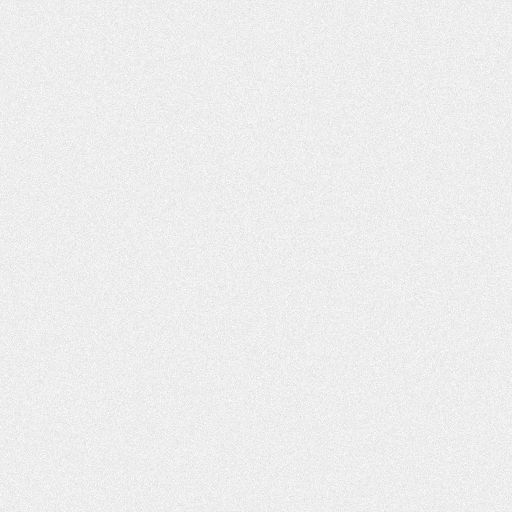
#> input picture essential-leaf/assets/grano.png, 512 x 512 px, given as the content of the folder assets/grano.png, which was not available
$ python gradear.py assets/grano.png
#> lines starting #> are read from the running program, lines starting #| are printed output that depends on the picture; pictures that were not available may be replaced by others from this repository, and a replacement may not be noted
"""Tratamiento de color de la marca (verdes profundos y marrones cálidos, sombras verdosas).
Uso: python gradear.py CARPETA_ORIGEN   -> escribe cada .jpg/.png en assets/stock/ con el mismo nombre (.jpg)."""
import sys
from pathlib import Path
import numpy as np
from PIL import Image

ORIGEN, OUT = Path(sys.argv[1]), Path(__file__).parent / "assets" / "stock"
SOMBRA = np.array([28, 34, 20], np.float32)

for f in sorted(list(ORIGEN.glob("*.jpg")) + list(ORIGEN.glob("*.jpeg")) + list(ORIGEN.glob("*.png"))):
    im = Image.open(f).convert("RGB"); im.thumbnail((1700, 1700), Image.LANCZOS)
#> after `im = Image.open(f).convert('RGB')`:
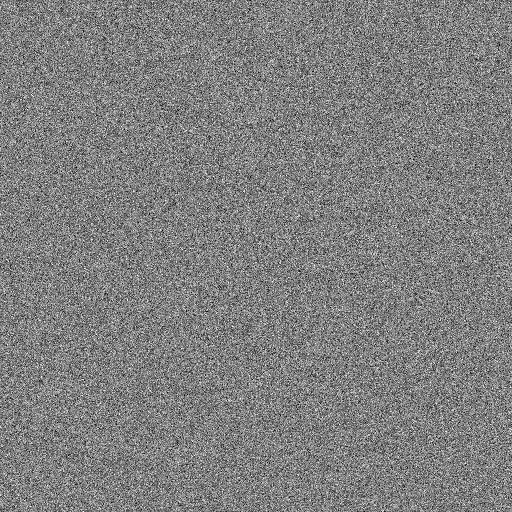
#> im: PIL image 512x512 RGB; min 0, max 255, mean 127.5
    a = np.asarray(im).astype(np.float32)
    lum = a @ np.array([.299, .587, .114], np.float32)
    a = a * .86 + lum[..., None] * .14
    a *= np.array([1.03, 1.0, .86], np.float32)
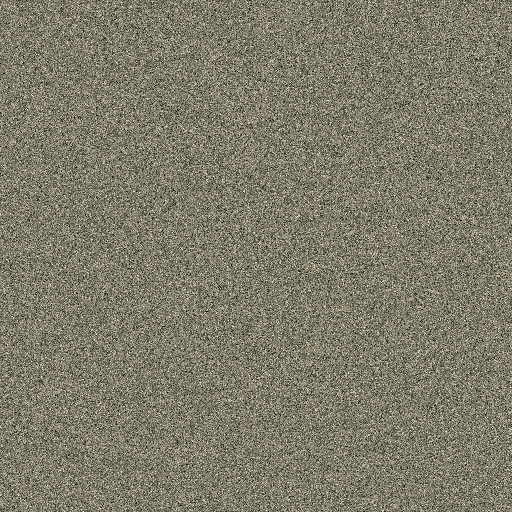
#> a: shape (512, 512, 3) float32; mean R, G, B 131.4, 127.6, 109.7; drawn with min black and max white
    a = 255 * (a / 255) ** 1.12
    t = lum[..., None] / 255.0
    a = a * (1 - .22 * (1 - t)) + SOMBRA * .22 * (1 - t)
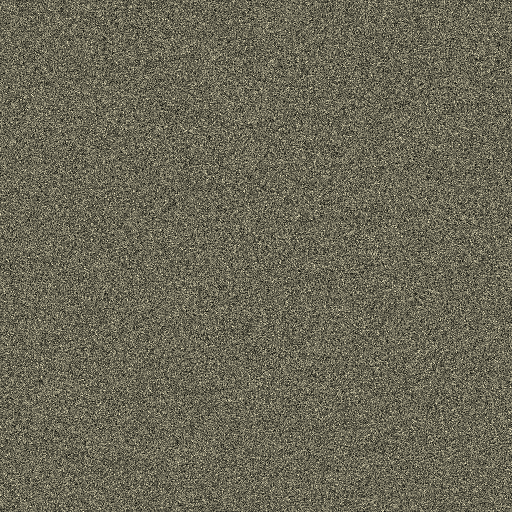
#> a: shape (512, 512, 3) float32; mean R, G, B 113, 110.1, 92; drawn with min black and max white
    a = 8 + a * (240 / 255)
    Image.fromarray(a.clip(0, 255).astype(np.uint8)).save(OUT / (f.stem + ".jpg"), quality=84, optimize=True)
    print(f.stem, im.size)
#| grano (512, 512)
